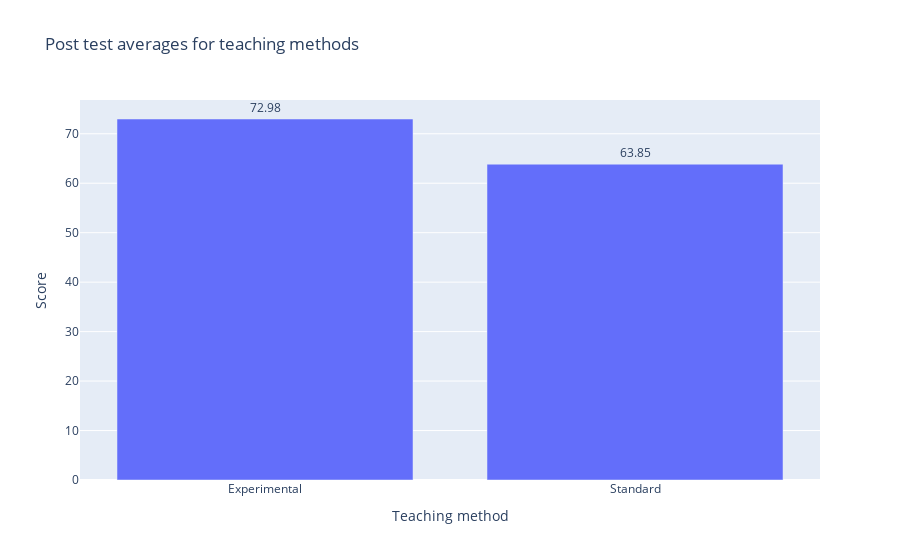

Here is the notebook cell this chart was saved with:
### Markdown cell above
# what is the diffrence in teaching methods?

### Code cell
names= list(df.groupby('teaching_method').mean()['posttest'].index)
values= df.groupby('teaching_method').mean()['posttest'].values

fig = go.Figure( [ go.Bar(x=names, y=values, text=np.round(values, 2), textposition='outside') ] )
fig.update_layout(
    title_text="Post test averages for teaching methods",
    xaxis_title='Teaching method',
    yaxis_title='Score'
)
fig.show()

### Figure 1 — Plotly figure (JSON) as saved in the notebook; plotly's stock layout.template omitted (floating-point values rounded to 4 significant figures)
{"data": [{"text": [72.98, 63.85], "textposition": "outside", "type": "bar", "x": ["Experimental", "Standard"], "y": [72.98, 63.85]}], "layout": {"title": {"text": "Post test averages for teaching methods"}, "xaxis": {"title": {"text": "Teaching method"}}, "yaxis": {"title": {"text": "Score"}}}}
